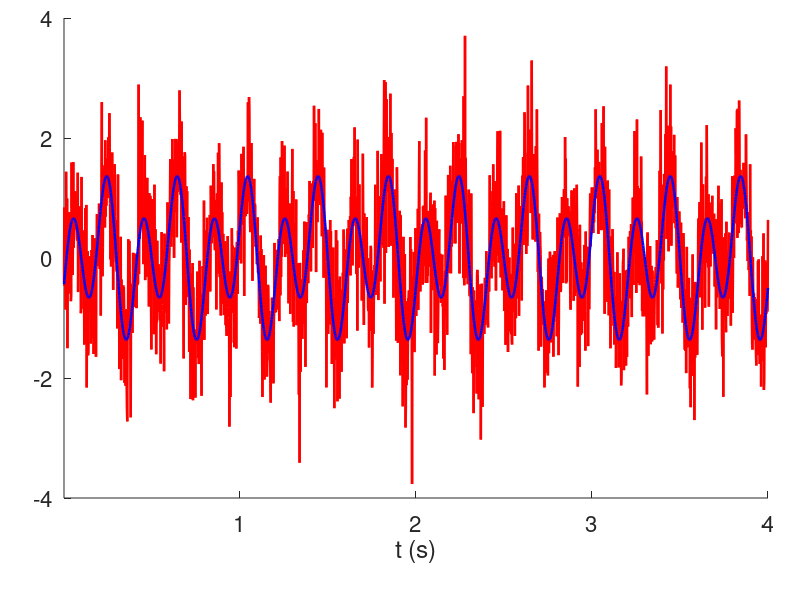
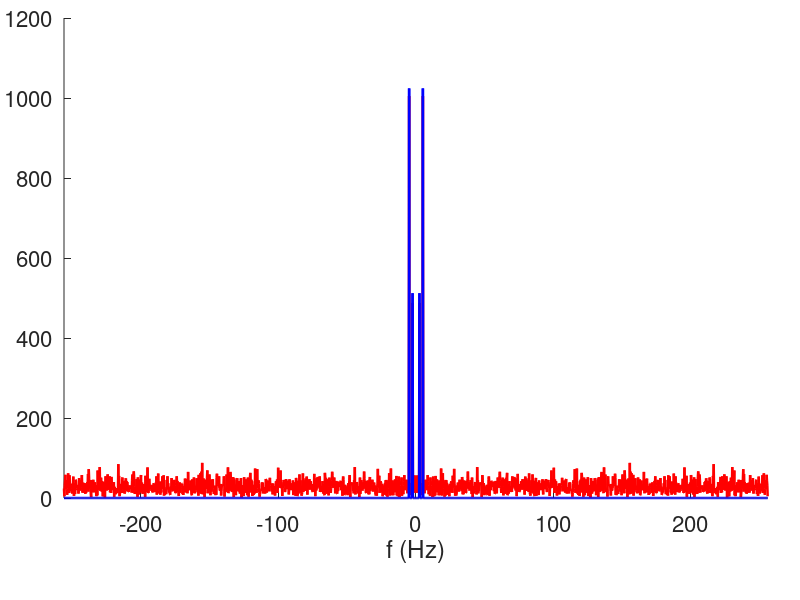
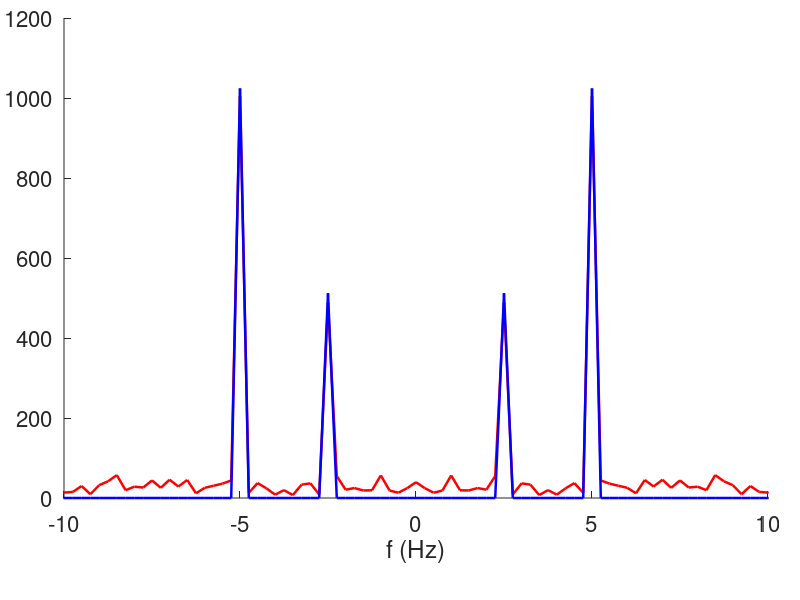

The MATLAB script that drew these images, in order: (Note: this script raises an error after producing the figures.)
close all;
clear all;

figure_properties = {'units', 'centimeters', 'position', [12, 10, 30, 10], ...
    'DefaultAxesPosition', [0.08, 0.17, 0.88, 0.8]};
lw = 1.8;
fs = 16;

F0 = 5;
Fs = 512;
N = 2048;

t = (1:N)/Fs;
x = sin(2 * pi * F0 * t) - 0.5 * cos(2 * pi * F0/2 * t);
y = awgn(x, 3);

figure(figure_properties{:})
hold on
plot(t, y, 'r', 'LineWidth', lw)
plot(t, x, 'b', 'LineWidth', lw)
xlim([min(t), max(t)]);
xlabel('t (s)')
set(gca, 'FontSize', fs)

X = fftshift(fft(x));
Y = fftshift(fft(y));
f = (-N/2:N/2-1) .* (Fs/N);

figure(figure_properties{:})
hold on
plot(f, abs(Y), 'r', 'LineWidth', lw)
plot(f, abs(X), 'b', 'LineWidth', lw)
xlim([-Fs/2, Fs/2]);
xlabel('f (Hz)')
set(gca, 'FontSize', fs)

figure(figure_properties{:})
hold on
plot(f, abs(Y), 'r', 'LineWidth', lw)
plot(f, abs(X), 'b', 'LineWidth', lw)
xlim([min(-F0*2), max(F0*2)]);
xlabel('f (Hz)')
set(gca, 'FontSize', fs)

% Filter design

Fpass = 6;               % Passband Frequency
Fstop = 12;              % Stopband Frequency
Dpass = 0.057501127785;  % Passband Ripple
Dstop = 0.01;            % Stopband Attenuation
flag  = 'scale';         % Sampling Flag

[N,Wn,BETA,TYPE] = kaiserord([Fpass Fstop]/(Fs/2), [1 0], [Dstop Dpass]);

b  = fir1(N, Wn, TYPE, kaiser(N+1, BETA), flag);
Hd = dfilt.dffir(b);

g = filter(b, 1, y);

figure(figure_properties{:})
hold on
plot(t, g, 'm', 'LineWidth', lw)
plot(t, x, 'b', 'LineWidth', lw)
xlim([min(t), max(t)]);
xlabel('t (s)')
set(gca, 'FontSize', fs)

G = fftshift(fft(g));

figure(figure_properties{:})
hold on
plot(f, abs(G), 'm', 'LineWidth', lw)
plot(f, abs(X), 'b', 'LineWidth', lw)
xlim([-Fs/2, Fs/2]);
xlabel('f (Hz)')
set(gca, 'FontSize', fs)

figure(figure_properties{:})
hold on
plot(f, abs(G), 'm', 'LineWidth', lw)
plot(f, abs(X), 'b', 'LineWidth', lw)
xlim([min(-F0*2), max(F0*2)]);
xlabel('f (Hz)')
set(gca, 'FontSize', fs)
